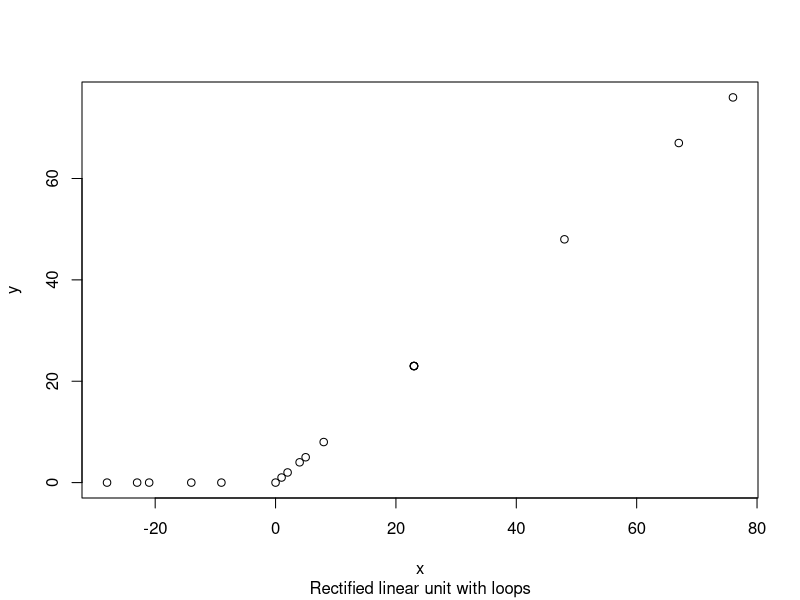
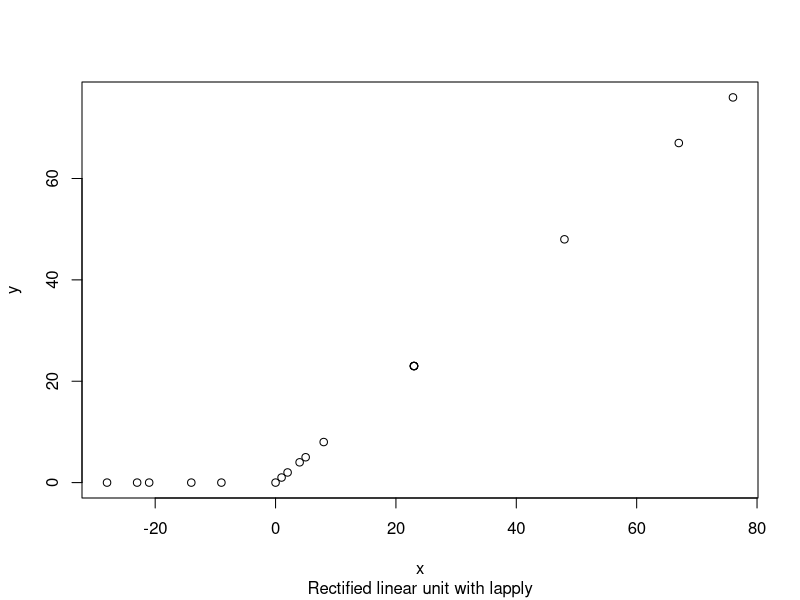
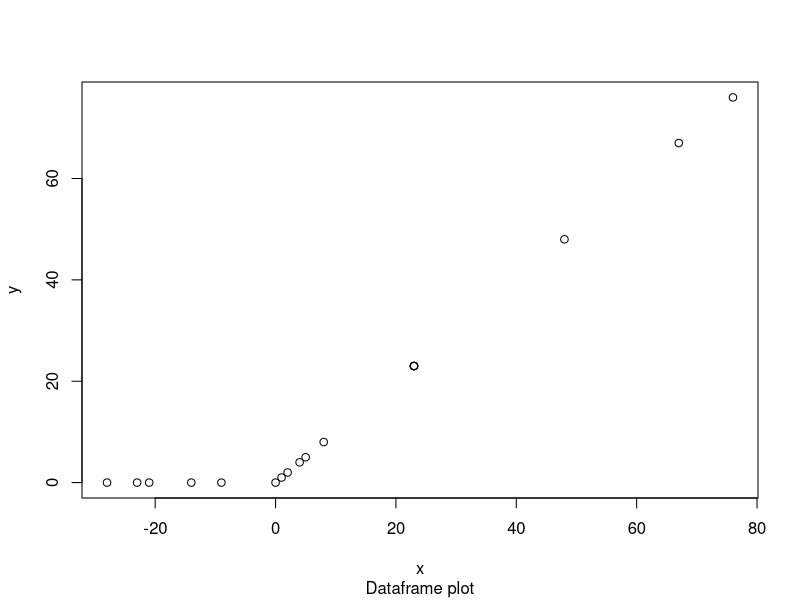
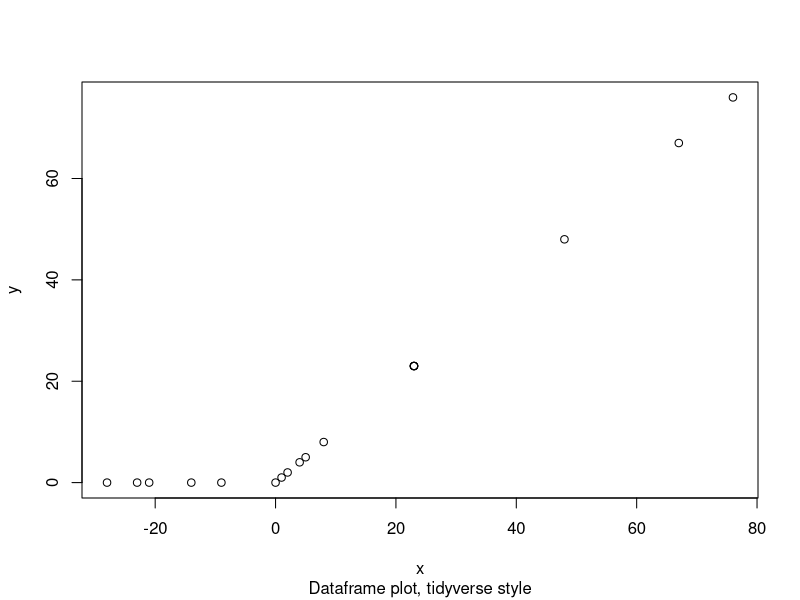

The R source for these figures, in order:
# Demonstration - writing functions for numerical data

# Input
x <- c(-23, -14, 23, 4, -9, 2, 8, -21, 5, 23, 76, 23, -28, 23, 1, 0, 67, 48)

# Task - Given an input x, return the rectified linear unit, defined as max(x, 0)

# Relu of x using max() function:

max(c(-23, 0))
max(c(-14, 0))
max(c(23, 0))
# This is not very efficient


# Wrap max() inside relu function:

relu <- function(x) {
  return(max(c(x, 0)))
}

relu(-23)
relu(-14)
relu(23)
# This is has saved us only a bit of typing...

# The real problem: y <- relu(x) returns an error, as we cannot apply our 
# function to a vector!


# Solution: Relu function with a loop:

relu_loop <- function(x) {
  output <- c()
  for (i in 1:length(x)) {
    output <- c(output, relu(x[i]))
  }
  return(output)
}

y <- relu_loop(x)

plot(x, y, sub="Rectified linear unit with loops")

# Better solution: Original relu function with lapply

y <- lapply(x, relu)

plot(x, y, sub="Rectified linear unit with lapply")

# This method extends to using a tibble/DataFrame

library(dplyr)

df <- tibble(x)

df$y <- lapply(df$x, relu)

plot(df, sub="Dataframe plot")

# Or tidyverse style,
df <- tibble(x)

df |>
  mutate(y = lapply(x, relu)) %>%
  plot(sub = "Dataframe plot, tidyverse style")
